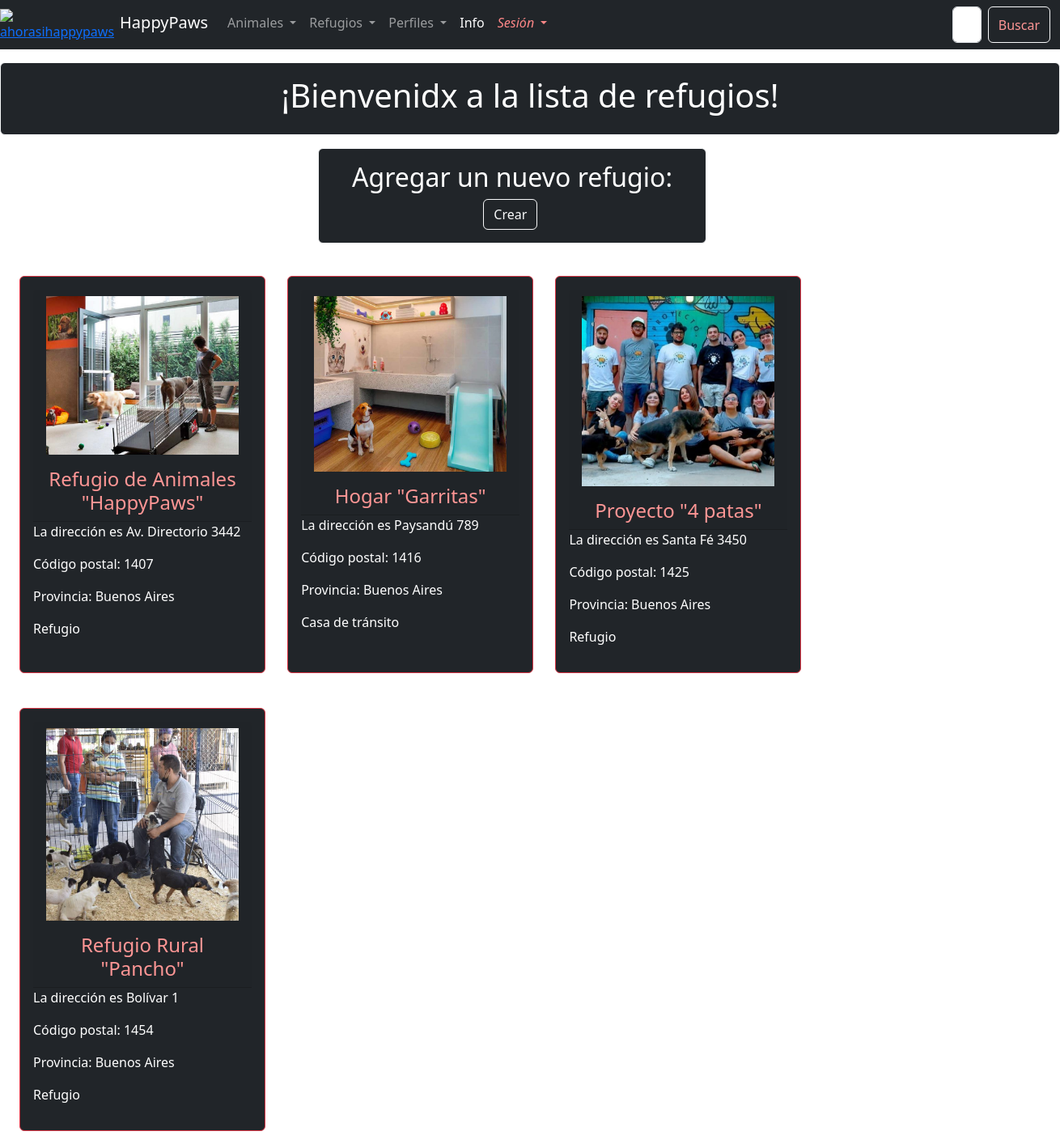
The page /shelter-list/ on the database its author committed.
### animal_app/models.py (models this page shows, shortened)
class AnimalShelter(models.Model):
    name = models.CharField(max_length=100)
    street = models.CharField(max_length=100)
    number= models.IntegerField()
    postal_code = models.IntegerField()
    province = models.CharField(max_length=100)
    shelter_type = models.CharField(max_length=50)
    image = models.ImageField(upload_to='shelters/', default="default.jpg")

### animal_app/views.py (the view)
# urls.py: path("shelter-list/", shelter_list),
def shelter_list(request):
    if "search" in request.GET:
        search = request.GET["search"]
        all_shelters = AnimalShelter.objects.filter(name_icontains=search)
    else:
        all_shelters = AnimalShelter.objects.all()
    context = {
        "shelters":all_shelters,
    }
    return render(request, "shelter-list.html", context = context)

### templates/shelter-list.html (shortened to what this page needs)
{% extends "base.html" %}
{% block content %}
<div class="card text-bg-dark mb-3 card border-light mb-3">
    <div class="card-body">
        <h1 style="text-align:center;">¡Bienvenidx a la lista de refugios!</h1>
    </div>
</div>
<div class="card text-bg-dark mb-3 card border-light mb-3" style="max-width: 30rem; margin-left: 30%;">
    <div class="card-body">
        <h2 style="text-align:center;">Agregar un nuevo refugio:</h2>
        <a href="/create-shelter/" class="btn btn-dark btn-outline-light" style="text-align: center; margin-left: 42%;">Crear</a>
    </div>
</div>
<div style="height: auto;
display: flex !important;
flex-wrap: wrap;
color: black;
gap: 1.7rem;
padding-left: 1.5rem;
padding-right: 1.5rem;
padding-top: 1.5rem;">
    {% for shelter in shelters %}
    <div class="card text-bg-dark mb-3 card border-danger mb-3" style="max-width: 19rem;">
        <div class="card-body">
        <h4 class="card-header" style="color:rgb(254, 150, 149); text-align: center;">
            <img src="{{shelter.image.url}}" alt="" style="width: 100%; height: 100%; object-fit: cover; ">
            {{shelter.name}}
        </h4>
        <p> La dirección es {{shelter.street}} {{shelter.number}}</p>
        <p> Código postal: {{shelter.postal_code}} </p>
        <p> Provincia: {{shelter.province}} </p>
        <p> {{shelter.shelter_type}} </p>
        </div>
    </div>
    {% endfor %}
</div>
{% endblock %}

### templates/base.html (style rules this page uses)
body { background-image: url('https://i.pinimg.com/564x/0b/c4/a1/0bc4a10e10077c2aedac4cf37e7378c7.jpg'); }

### rows shown on the page
AnimalShelter: image (picture), name "Refugio de Animales \"HappyPaws\"", street "Av. Directorio", number "3442", postal_code "1407", province "Buenos Aires", shelter_type "Refugio"
AnimalShelter: image (picture), name "Hogar \"Garritas\"", street "Paysandú", number "789", postal_code "1416", province "Buenos Aires", shelter_type "Casa de tránsito"
AnimalShelter: image (picture), name "Proyecto \"4 patas\"", street "Santa Fé", number "3450", postal_code "1425", province "Buenos Aires", shelter_type "Refugio"
AnimalShelter: image (picture), name "Refugio Rural \"Pancho\"", street "Bolívar", number "1", postal_code "1454", province "Buenos Aires", shelter_type "Refugio"
